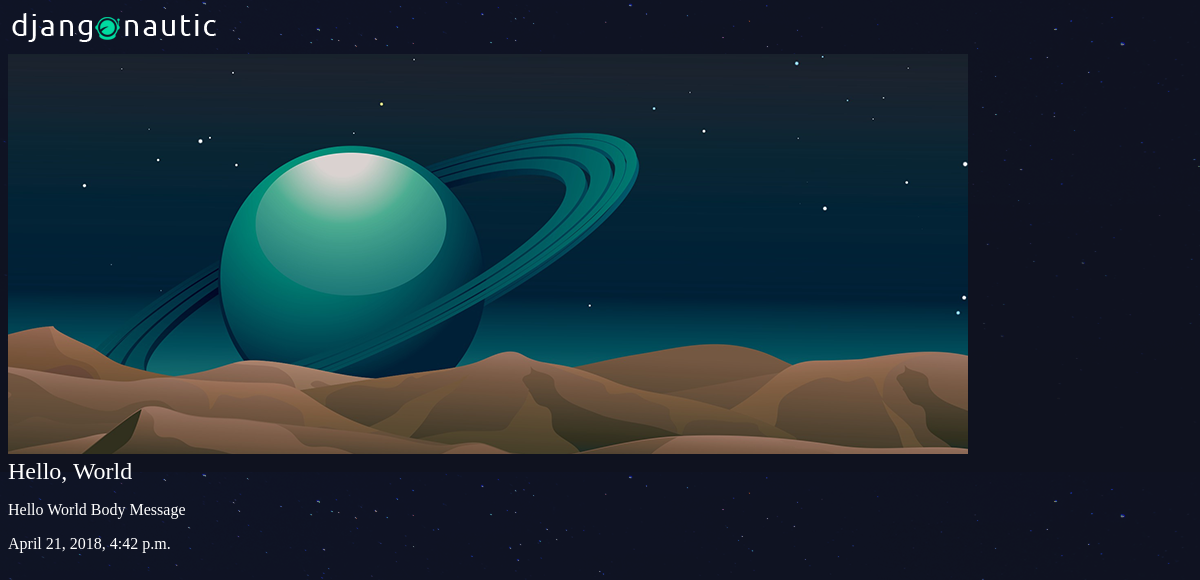
Screenshot of /articles/hello-world/ with the database file from the repository.
### articles/models.py (models this page shows, shortened)
class Article(models.Model):
    title = models.CharField(max_length=100)
    slug = models.SlugField()
    body = models.TextField()
    date = models.DateTimeField(auto_now_add=True)
    thumb = models.ImageField(default='default.png', blank=True)

### articles/views.py (the view)
# urls.py: path('<slug:slug>/', views.article_details, name="detail"),
def article_details(request, slug):
    article = Article.objects.get(slug=slug)
    return render(request, 'articles/article_detail.html', {'article': article})

### articles/templates/articles/article_detail.html
{% extends 'base_layout.html' %}
{% block content %}
    <div class="article-detail">
        <div class="article">
            <img src="{{article.thumb.url}}" />
            <h2>{{article.title}}</h2>
            <p>{{article.body}}</p>
            <p>{{article.date}}</p>
        </div>
    </div>
{% endblock %}

### assets/styles.css (style rules this page uses)
body { background-color: #0f121f; background-image: url('stars.png'); background-repeat-y: no-repeat; color: #fff; }
body * { font-family: Ubuntu; }
h1, h2, h3, h4, h5 { font-weight: normal; margin: 0; }

### rows the page displays
Article: thumb (placeholder picture), title "Hello, World", body "Hello World Body Message", date "April 21, 2018, 4:42 p.m."
